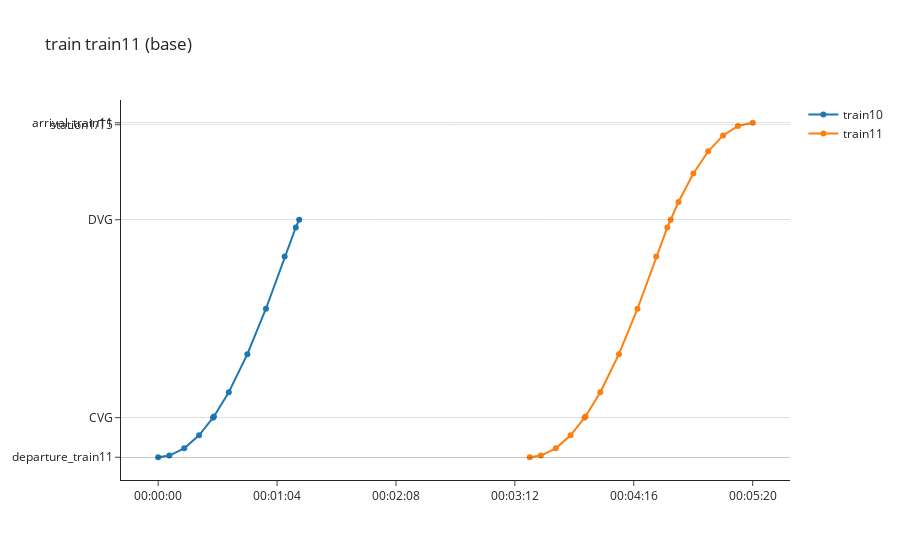

Here is the notebook cell this chart was saved with:
### Code cell
sim.space_time_chart_plotly('train11')

### Figure 1 — Plotly figure (JSON) as saved in the notebook; plotly's stock layout.template omitted (floating-point values rounded to 4 significant figures)
{"data": [{"name": "train10", "type": "scatter", "x": [0, 6, 14, 22, 29.51, 30, 38, 48, 58, 68.07, 74.07, 75.88, 80.07, 88.07, 96.07, 104.1, 112.1, 120.1], "y": [0, 8.294, 45.07, 111.0, 200, 205.8, 328.9, 520.8, 750.4, 1014, 1161, 1200, null, null, null, null, null, null]}, {"name": "train11", "type": "scatter", "x": [200, 206, 214, 222, 229.5, 230, 238, 248, 258, 268.1, 274.1, 275.9, 280.1, 288.1, 296.1, 304.1, 312.1, 320.1], "y": [0, 8.294, 45.07, 111.0, 200, 205.8, 328.9, 520.8, 750.4, 1014, 1161, 1200, 1290, 1434, 1546, 1626, 1674, 1690]}], "layout": {"hovermode": "x unified", "shapes": [{"line": {"color": "black", "width": 0.5}, "type": "line", "x0": 0, "x1": 1, "xref": "x domain", "y0": 0, "y1": 0, "yref": "y"}, {"line": {"color": "black", "width": 0.5}, "type": "line", "x0": 0, "x1": 1, "xref": "x domain", "y0": 0, "y1": 0, "yref": "y"}, {"line": {"color": "black", "width": 0.5}, "type": "line", "x0": 0, "x1": 1, "xref": "x domain", "y0": 200, "y1": 200, "yref": "y"}, {"line": {"color": "black", "width": 0.5}, "type": "line", "x0": 0, "x1": 1, "xref": "x domain", "y0": 1200, "y1": 1200, "yref": "y"}, {"line": {"color": "black", "width": 0.5}, "type": "line", "x0": 0, "x1": 1, "xref": "x domain", "y0": 1680, "y1": 1680, "yref": "y"}, {"line": {"color": "black", "width": 0.5}, "type": "line", "x0": 0, "x1": 1, "xref": "x domain", "y0": 1690, "y1": 1690, "yref": "y"}], "title": {"text": "train train11 (base)"}, "xaxis": {"tickmode": "array", "ticktext": ["00:00:00", "00:01:04", "00:02:08", "00:03:12", "00:04:16", "00:05:20"], "tickvals": [0, 64, 128, 192, 256, 320]}, "yaxis": {"tickmode": "array", "ticktext": ["departure_train11", "station0/T1", "CVG", "DVG", "station1/T5", "arrival_train11"], "tickvals": [0, 0, 200, 1200, 1680, 1690]}}}
